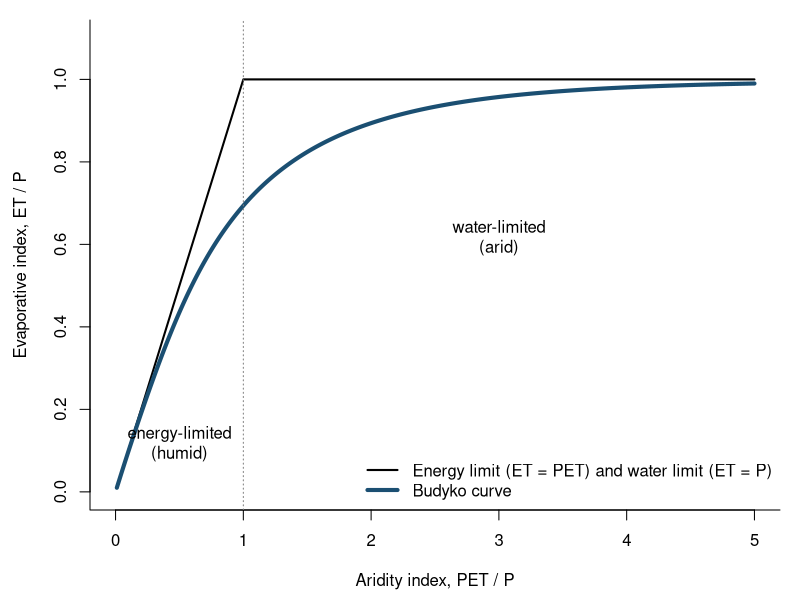

Write R code to recreate this figure.
# Chapters 1 and 5 - The Budyko curve (conceptual): ET/P vs PET/P (Budyko 1974) with energy and water limits
x <- seq(0.01, 5, length.out = 500)
budyko <- sqrt(x * tanh(1 / x) * (1 - exp(-x)))
png("figure_r.png", width = 1050, height = 750, res = 150)
par(mar = c(4.5, 4.5, 1, 1), bty = "l")
plot(x, pmin(x, 1), type = "l", lwd = 2, xlim = c(0, 5), ylim = c(0, 1.1),
     xlab = "Aridity index, PET / P", ylab = "Evaporative index, ET / P")
lines(x, budyko, col = "#1b4f72", lwd = 4)
abline(v = 1, lty = 3, col = "grey50")
text(0.5, 0.12, "energy-limited\n(humid)"); text(3, 0.62, "water-limited\n(arid)")
legend("bottomright", bty = "n", lwd = c(2, 4), col = c("black", "#1b4f72"),
       legend = c("Energy limit (ET = PET) and water limit (ET = P)", "Budyko curve"))
dev.off()
